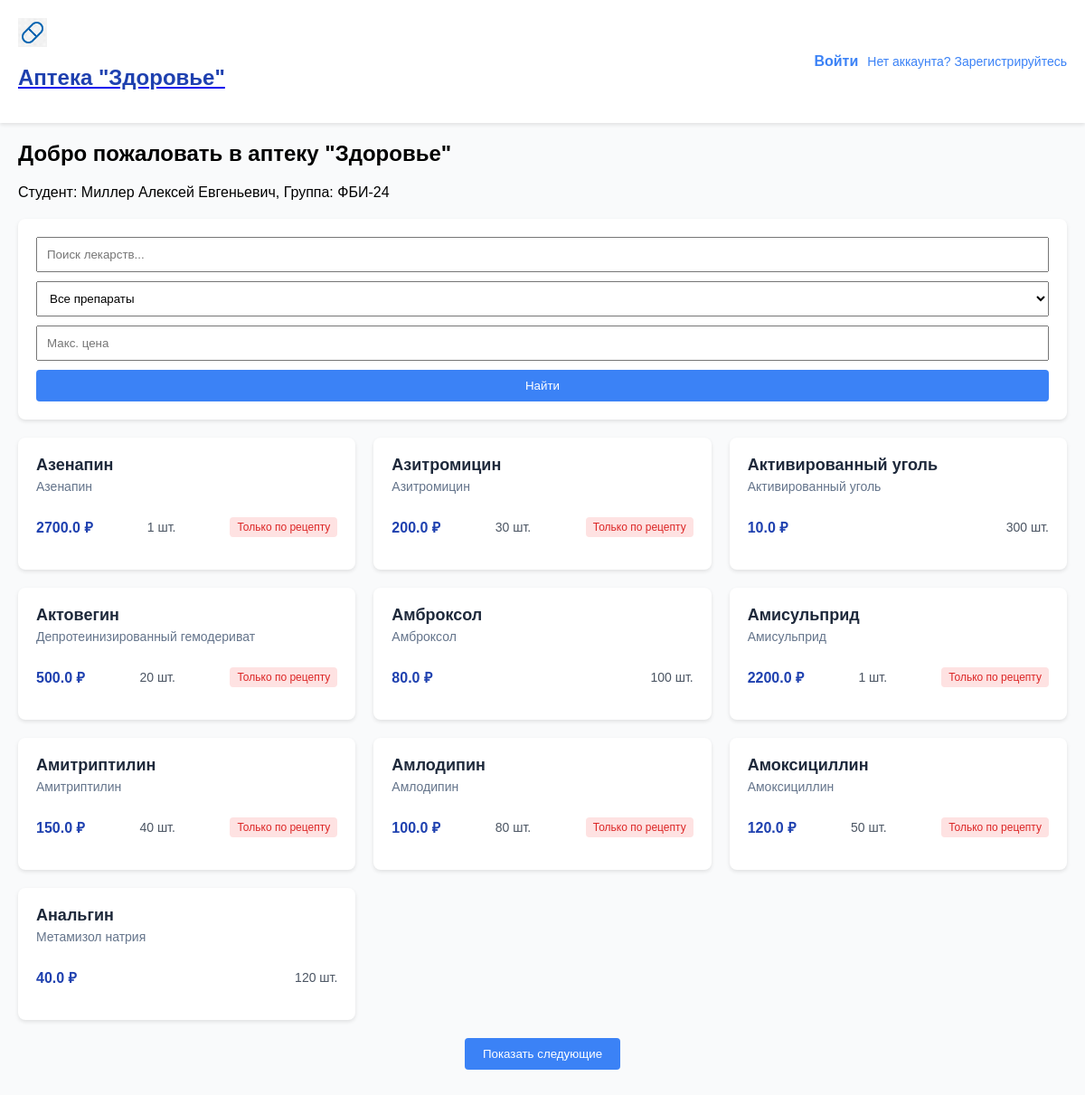
The page / on the database its author committed.
### app.py (models this page shows)
class Medicine(db.Model):
    id = db.Column(db.Integer, primary_key=True)
    name = db.Column(db.String(100), nullable=False)
    generic_name = db.Column(db.String(100), nullable=False)
    prescription_only = db.Column(db.Boolean, default=False)
    price = db.Column(db.Float, nullable=False)
    quantity = db.Column(db.Integer, nullable=False)

### app.py (the view)
@app.route('/')
def index():
    page = int(request.args.get('page', 0))
    query = Medicine.query
    if current_user.is_authenticated and not is_admin():
        favorite_ids = get_favorite_medications()
        query = query.order_by(Medicine.id.in_(favorite_ids).desc(), Medicine.name.asc())
    else:
        query = query.order_by(Medicine.name.asc())
    per_page = 10
    total = query.count()
    meds = query.offset(page * per_page).limit(per_page).all()
    has_more = (page + 1) * per_page < total
    return render_template('index.html', medications=meds, has_more=has_more, favorite_medications=get_favorite_medications())

### app.py (called while the page is built)
def get_favorite_medications():
    if current_user.is_authenticated and current_user.role != 'admin':
        return [f.medication_id for f in current_user.favorites]
    return []

### templates/index.html (shortened to what this page needs)
{% extends "base.html" %}
{% block content %}
<div class="main-content">
    <h2>Добро пожаловать в аптеку "Здоровье"</h2>
    <p>Студент: Миллер Алексей Евгеньевич, Группа: ФБИ-24</p>
    {% if current_user.is_authenticated and current_user.role == 'admin' %}
        {% include 'admin_panel.html' %}
        {% include 'search_bar.html' %}
    {% else %}
        {% include 'search_bar.html' %}
    {% endif %}
    <div class="medication-list">
        {% for med in medications %}
            <div class="medication-card {% if med.id in favorite_medications %}favorite{% endif %}"
                 data-med-id="{{ med.id }}">
                <div class="medication-header">
                    <div>
                        <h3>{{ med.name }}</h3>
                        <span class="generic-name">{{ med.generic_name }}</span>
                    </div>
                </div>
                <div class="medication-details">
                    <p class="price">{{ med.price }} &#8381;</p>
                    <p class="quantity">
                        {% if med.quantity == 0 %}
                            Отсутствует
                        {% else %}
                            {{ med.quantity }} шт.
                        {% endif %}
                    </p>
                    {% if med.prescription_only %}
                        <span class="prescription-label">Только по рецепту</span>
                    {% endif %}
                </div>
            </div>
        {% endfor %}
    </div>
    {% if has_more %}
        <button onclick="loadMore()" class="load-more-btn">Показать следующие</button>
    {% endif %}
</div>
{% endblock %}

### templates/base.html (shortened to what this page needs)
<!DOCTYPE html>
<html lang="ru">
<head>
    <link rel="stylesheet" href="{{ url_for('static', filename='styles.css') }}">
</head>
<body data-is-admin="{{ 'true' if current_user.is_authenticated and current_user.role == 'admin' else 'false' }}"
      data-is-authenticated="{{ 'true' if current_user.is_authenticated else 'false' }}"
      data-favorite-medications="{{ favorite_medications | tojson | safe }}">
    <header class="header">
        <div class="container">
            <div class="header-content">
                <div class="logo">
                    <a href="{{ url_for('index') }}">
                        <img src="{{ url_for('static', filename='pill-icon.png') }}" alt="Логотип" class="logo-icon">
                        <h1 class="logo-text">Аптека "Здоровье"</h1>
                    </a>
                </div>
                <div class="auth">
                    {% if current_user.is_authenticated %}
                        <span class="user-email">{{ current_user.username }}</span>
                        {% if current_user.role == 'admin' %}
                            <span class="user-role">(Фармацевт)</span>
                        {% endif %}
                        <a href="{{ url_for('logout') }}" class="logout-btn">Выйти</a>
                        {% if current_user.role != 'admin' %}
                            <form action="{{ url_for('delete_account') }}" method="POST" onsubmit="return confirm('Вы уверены, что хотите удалить свой аккаунт?');">
                                <button type="submit" class="delete-btn">Удалить аккаунт</button>
                            </form>
                        {% endif %}
                    {% else %}
                        <a href="{{ url_for('login') }}" class="login-btn">Войти</a>
                        <a href="{{ url_for('register') }}" class="register-link">Нет аккаунта? Зарегистрируйтесь</a>
                    {% endif %}
                </div>
            </div>
        </div>
    </header>
    <main class="main">
        <div class="container">
            {% block content %}{% endblock %}
        </div>
    </main>
</body>
</html>

### templates/search_bar.html (shortened to what this page needs)
<div class="search-bar">
    <form method="GET" action="{{ url_for('search') }}">
        <input type="text" name="term" placeholder="Поиск лекарств..." value="{{ search_term }}">
        <select name="prescription">
            <option value="">Все препараты</option>
        </select>
        <input type="number" name="max_price" placeholder="Макс. цена" value="{{ max_price }}" min="0">
        <button type="submit">Найти</button>
    </form>
</div>

### static/styles.css (style rules this page uses)
body { font-family: Arial, sans-serif; margin: 0; background-color: #f9fafb; }
.container { max-width: 1200px; margin: 0 auto; padding: 0 20px; }
.header { background-color: #ffffff; box-shadow: 0 2px 4px rgba(0, 0, 0, 0.1); padding: 20px 0; }
.header-content { display: flex; justify-content: space-between; align-items: center; }
.logo { display: flex; align-items: center; }
.logo-icon { width: 32px; height: 32px; margin-right: 10px; }
.logo-text { font-size: 24px; font-weight: bold; color: #1e40af; }
.auth { display: flex; align-items: center; }
.logout-btn, .login-btn { color: #3b82f6; text-decoration: none; font-weight: bold; }
.register-link { margin-left: 10px; color: #3b82f6; text-decoration: none; font-size: 14px; }
.main-content { margin-top: 20px; margin-bottom: 40px; }
.medication-list { display: grid; grid-template-columns: repeat(auto-fill, minmax(300px, 1fr)); gap: 20px; margin-top: 20px; }
.medication-card { background-color: white; border-radius: 8px; box-shadow: 0 2px 4px rgba(0, 0, 0, 0.1); padding: 20px; position: relative; }
.medication-header { display: flex; justify-content: space-between; align-items: center; margin-bottom: 10px; }
.medication-header h3 { margin: 0; font-size: 18px; color: #1e293b; margin-bottom: 5px; }
.generic-name { font-size: 14px; color: #64748b; margin-top: 5px; display: block; }
.medication-details { display: flex; justify-content: space-between; align-items: center; margin-top: 10px; }
.price { font-size: 16px; font-weight: bold; color: #1e40af; }
.quantity { font-size: 14px; color: #4b5563; }
.prescription-label { font-size: 12px; color: #dc2626; background-color: #fee2e2; padding: 4px 8px; border-radius: 4px; }
.load-more-btn { display: block; margin: 20px auto; padding: 10px 20px; background-color: #3b82f6; color: white; border: none; border-radius: 4px; cursor: pointer; }
.search-bar { margin-top: 20px; padding: 20px; background-color: #ffffff; border-radius: 8px; box-shadow: 0 2px 4px rgba(0, 0, 0, 0.1); }
.search-bar input, .search-bar select { width: 100%; padding: 10px; margin-bottom: 10px; box-sizing: border-box; }
.search-bar button { width: 100%; padding: 10px; background-color: #3b82f6; color: white; border: none; border-radius: 4px; cursor: pointer; }

### rows shown on the page
Medicine: name "Азенапин", generic_name "Азенапин", price "2700.0", quantity "1", prescription_only "Только по рецепту"
Medicine: name "Азитромицин", generic_name "Азитромицин", price "200.0", quantity "30", prescription_only "Только по рецепту"
Medicine: name "Активированный уголь", generic_name "Активированный уголь", price "10.0", quantity "300"
Medicine: name "Актовегин", generic_name "Депротеинизированный гемодериват", price "500.0", quantity "20", prescription_only "Только по рецепту"
Medicine: name "Амброксол", generic_name "Амброксол", price "80.0", quantity "100"
Medicine: name "Амисульприд", generic_name "Амисульприд", price "2200.0", quantity "1", prescription_only "Только по рецепту"
Medicine: name "Амитриптилин", generic_name "Амитриптилин", price "150.0", quantity "40", prescription_only "Только по рецепту"
Medicine: name "Амлодипин", generic_name "Амлодипин", price "100.0", quantity "80", prescription_only "Только по рецепту"
Medicine: name "Амоксициллин", generic_name "Амоксициллин", price "120.0", quantity "50", prescription_only "Только по рецепту"
Medicine: name "Анальгин", generic_name "Метамизол натрия", price "40.0", quantity "120"
